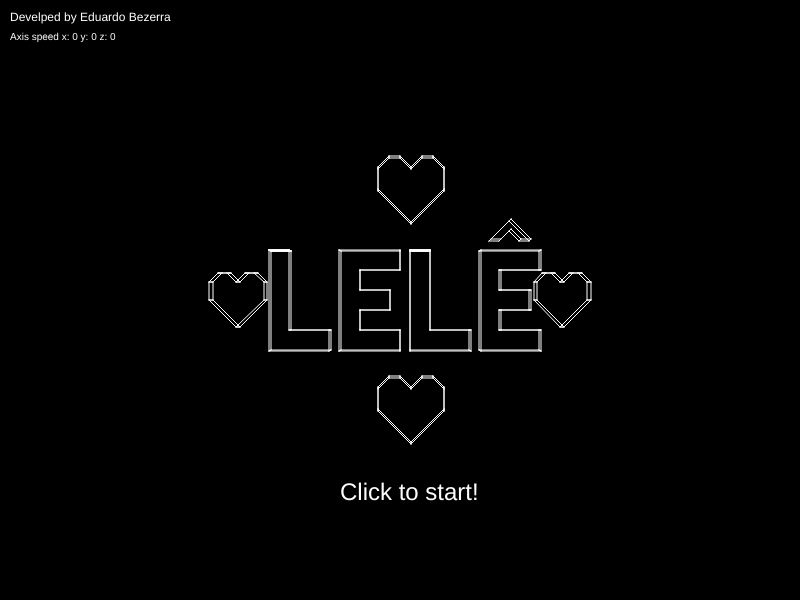
Frame 1 (no input)
Frame 60 (no input): identical to frame 1, image omitted
Frame 120 (the mouse pressed at the canvas centre since frame 60): identical to frame 1, image omitted

The p5.js sketch that drew this single still picture (run headless with seeded random() and noise() and a simulated clock; from frame 60 on, the mouse is pressed at the canvas centre):

// p5.js sketch
// ── sketch.js
/*
Developed by Eduardo Bulhões
Date: 26/10/2023
edubbulhoes@gmail.com
linkedin: www.linkedin.com/in/ebezerra-it
*/
const canvas2d = { x: 800, y: 600 };
const viewcamera = { x: 0, y: 0, z: -100 };
const explodeTimer = 15000; // 15 seconds
const maxAxisSpeed = 0.05;
const explodingSteps = 20;
const explodingRadius = 50;
const stepzoom = 5, minzoom = 5, maxzoom = 20;

var pointsFigure1 = [];
var facesFigure1 = [];

var pointsFigure2 = [];
var facesFigure2 = [];

var myPoints = [];
var myFaces = [];
var destPoints = [];
var destFaces = [];
var destStep = [];

var figure; // 1-LELÊ; 2-TE AMO!!!
var explodingStatus = 0;

var zoomcamera = 10;
var rot3d = {x: 0.0, y: 0.0, z: 0.0};
var newVel3d = {x: 0.0, y: 0.0, z: 0.0};
var vel3d = {x: 0.0, y: 0.0, z: 0.0};
var acel3d = {x: 0.0, y: 0.0, z: 0.0};
var start = false;

function setup() {
  
  var a = createA('https://www.linkedin.com/in/ebezerra-it', 'Develped by Eduardo Bezerra', '_blank');
  a.position(10, 10);
  a.style('font-size', '12px');
  a.style('font-family', 'arial');
  a.style('text-decoration', 'none');
  a.style('font-weight', 'normal');
  a.style('color', '#ffffff'); 
  
  const cnv = createCanvas(canvas2d.x, canvas2d.y);
  cnv.mouseClicked(() => {
    start = !start;
    if (start) changeRotation();
  });
  
  cnv.mouseWheel((event) => {
    if (event.deltaY < 0) {
      if (zoomcamera - stepzoom < minzoom) 
        zoomcamera = minzoom;
      else zoomcamera -= stepzoom;
    } else if (event.deltaY > 0) {
      if (zoomcamera + stepzoom > maxzoom) 
        zoomcamera = maxzoom;
      else zoomcamera += stepzoom;
    }
  }); 

  //FIGURE 1
  lPoints = [
    {x:  0, y:   0, z:  1}, //0
    {x:  0, y:   0, z: -1}, //6
    {x:  0, y: -10, z: -1}, //7
    {x:  0, y: -10, z:  1}, //1
    
    {x:  0, y: -10, z:  1}, //1
    {x:  0, y: -10, z: -1}, //7
    {x:  6, y: -10, z: -1}, //8
    {x:  6, y: -10, z:  1}, //2
    
    {x:  6, y: -10, z:  1}, //2
    {x:  6, y: -10, z: -1}, //8
    {x:  6, y:  -8, z: -1}, //9
    {x:  6, y:  -8, z:  1}, //3
    
    {x:  6, y:  -8, z:  1}, //3
    {x:  6, y:  -8, z: -1}, //9
    {x:  2, y:  -8, z: -1}, //10
    {x:  2, y:  -8, z:  1}, //4
    
    {x:  2, y:  -8, z:  1}, //4
    {x:  2, y:  -8, z: -1}, //10
    {x:  2, y:   0, z: -1}, //11
    {x:  2, y:   0, z:  1}, //5
    
    {x:  2, y:   0, z:  1}, //5
    {x:  2, y:   0, z: -1}, //11
    {x:  0, y:   0, z: -1}, //6
    {x:  0, y:   0, z:  1}, //0
    
    {x:  2, y:   0, z:  1}, //5
    {x:  2, y:   0, z: -1}, //11
    {x:  0, y:   0, z: -1}, //6
    {x:  0, y:   0, z:  1}, //0
    
    {x:  2, y:   0, z:  1}, //5
    {x:  2, y:   0, z: -1}, //11
    {x:  0, y:   0, z: -1}, //6
    {x:  0, y:   0, z:  1}, //0
    
    {x:  2, y:   0, z:  1}, //5
    {x:  2, y:   0, z: -1}, //11
    {x:  0, y:   0, z: -1}, //6
    {x:  0, y:   0, z:  1}, //0
    
    {x:  2, y:   0, z:  1}, //5
    {x:  2, y:   0, z: -1}, //11
    {x:  0, y:   0, z: -1}, //6
    {x:  0, y:   0, z:  1}, //0
  ];
  
  ePoints = [
    {x:  0, y:   0, z:  1}, //0
    {x:  0, y:   0, z: -1}, //12
    {x:  0, y: -10, z: -1}, //13
    {x:  0, y: -10, z:  1}, //1
    
    {x:  0, y: -10, z:  1}, //1
    {x:  0, y: -10, z: -1}, //13
    {x:  6, y: -10, z: -1}, //14
    {x:  6, y: -10, z:  1}, //2
    
    {x:  6, y: -10, z:  1}, //2
    {x:  6, y: -10, z: -1}, //14
    {x:  6, y:  -8, z: -1}, //15
    {x:  6, y:  -8, z:  1}, //3
    
    {x:  6, y:  -8, z:  1}, //3
    {x:  6, y:  -8, z: -1}, //15
    {x:  2, y:  -8, z: -1}, //16
    {x:  2, y:  -8, z:  1}, //4
    
    {x:  2, y:  -8, z:  1}, //4
    {x:  2, y:  -8, z: -1}, //16
    {x:  2, y:  -6, z: -1}, //17
    {x:  2, y:  -6, z:  1}, //5
    
    {x:  2, y:  -6, z:  1}, //5
    {x:  2, y:  -6, z: -1}, //17
    {x:  5, y:  -6, z: -1}, //18
    {x:  5, y:  -6, z:  1}, //6
    
    {x:  5, y:  -6, z:  1}, //6
    {x:  5, y:  -6, z: -1}, //18
    {x:  5, y:  -4, z: -1}, //19
    {x:  5, y:  -4, z:  1}, //7
    
    {x:  5, y:  -4, z:  1}, //7
    {x:  5, y:  -4, z: -1}, //19
    {x:  2, y:  -4, z: -1}, //20
    {x:  2, y:  -4, z:  1}, //8
    
    {x:  2, y:  -4, z:  1}, //8
    {x:  2, y:  -4, z: -1}, //20
    {x:  2, y:  -2, z: -1}, //21
    {x:  2, y:  -2, z:  1}, //9
    
    {x:  2, y:  -2, z:  1}, //9
    {x:  2, y:  -2, z: -1}, //21
    {x:  6, y:  -2, z: -1}, //22
    {x:  6, y:  -2, z:  1}, //10
    
    {x:  6, y:  -2, z:  1}, //10
    {x:  6, y:  -2, z: -1}, //22
    {x:  6, y:   0, z: -1}, //23
    {x:  6, y:   0, z:  1}, //11
    
    {x:  6, y:   0, z:  1}, //11
    {x:  6, y:   0, z: -1}, //23
    {x:  0, y:   0, z: -1}, //12
    {x:  0, y:   0, z:  1}, //0
  ] 
  
  accentPoints = [
    {x:  0, y:   0, z:  1}, //0
    {x:  0, y:   0, z: -1}, //6
    {x:  1, y:   0, z: -1}, //7
    {x:  1, y:   0, z:  1}, //1
    
    {x:  1, y:   0, z:  1}, //1
    {x:  1, y:   0, z: -1}, //7
    {x:  2, y:   1, z: -1}, //8
    {x:  2, y:   1, z:  1}, //2
    
    {x:  2, y:   1, z:  1}, //2
    {x:  2, y:   1, z: -1}, //8
    {x:  3, y:   0, z: -1}, //9
    {x:  3, y:   0, z:  1}, //3
    
    {x:  3, y:   0, z:  1}, //3
    {x:  3, y:   0, z: -1}, //9
    {x:  4, y:   0, z: -1}, //10
    {x:  4, y:   0, z:  1}, //4
    
    {x:  4, y:   0, z:  1}, //4
    {x:  4, y:   0, z: -1}, //10
    {x:  2, y:   2, z: -1}, //11
    {x:  2, y:   2, z:  1}, //5
    
    {x:  2, y:   2, z:  1}, //5
    {x:  2, y:   2, z: -1}, //11
    {x:  0, y:   0, z: -1}, //6
    {x:  0, y:   0, z:  1}, //0
  ];
  
  heartPoints = [
    {x:  2, y:   0, z:  1}, //0
    {x:  2, y:   0, z: -1}, //10
    {x:  2, y:  -2, z: -1}, //11
    {x:  2, y:  -2, z:  1}, //1
    
    {x:  2, y:  -2, z:  1}, //1
    {x:  2, y:  -2, z: -1}, //11
    {x:  5, y:  -5, z: -1}, //12
    {x:  5, y:  -5, z:  1}, //2
    
    {x:  5, y:  -5, z:  1}, //2
    {x:  5, y:  -5, z: -1}, //12
    {x:  8, y:  -2, z: -1}, //13
    {x:  8, y:  -2, z:  1}, //3
    
    {x:  8, y:  -2, z:  1}, //3
    {x:  8, y:  -2, z: -1}, //13
    {x:  8, y:   0, z: -1}, //14
    {x:  8, y:   0, z:  1}, //4
    
    {x:  8, y:   0, z:  1}, //4
    {x:  8, y:   0, z: -1}, //14
    {x:  7, y:   1, z: -1}, //15
    {x:  7, y:   1, z:  1}, //5
    
    {x:  7, y:   1, z:  1}, //5
    {x:  7, y:   1, z: -1}, //15
    {x:  6, y:   1, z: -1}, //16
    {x:  6, y:   1, z:  1}, //6
    
    {x:  6, y:   1, z:  1}, //6
    {x:  6, y:   1, z: -1}, //16
    {x:  5, y:   0, z: -1}, //17
    {x:  5, y:   0, z:  1}, //7
    
    {x:  5, y:   0, z:  1}, //7
    {x:  5, y:   0, z: -1}, //17
    {x:  4, y:   1, z: -1}, //18
    {x:  4, y:   1, z:  1}, //8
    
    {x:  4, y:   1, z:  1}, //8
    {x:  4, y:   1, z: -1}, //18
    {x:  3, y:   1, z: -1}, //19
    {x:  3, y:   1, z:  1}, //9
    
    {x:  3, y:   1, z:  1}, //9
    {x:  3, y:   1, z: -1}, //19
    {x:  2, y:   0, z: -1}, //10
    {x:  2, y:   0, z:  1}, //0
  ];
  
  //FIGURE 2
  tPoints = [
    {x:  0, y:   0, z:  1}, //0
    {x:  0, y:   0, z: -1}, //8
    {x:  0, y:  -2, z: -1}, //9
    {x:  0, y:  -2, z:  1}, //1
    
    {x:  0, y:  -2, z:  1}, //1
    {x:  0, y:  -2, z: -1}, //9
    {x:  3, y:  -2, z: -1}, //10
    {x:  3, y:  -2, z:  1}, //2
    
    {x:  3, y:  -2, z:  1}, //2
    {x:  3, y:  -2, z: -1}, //10
    {x:  3, y: -10, z: -1}, //11
    {x:  3, y: -10, z:  1}, //3
    
    {x:  3, y: -10, z:  1}, //3
    {x:  3, y: -10, z: -1}, //11
    {x:  5, y: -10, z: -1}, //12
    {x:  5, y: -10, z:  1}, //4
    
    {x:  5, y: -10, z:  1}, //4
    {x:  5, y: -10, z: -1}, //12
    {x:  5, y:  -2, z: -1}, //13
    {x:  5, y:  -2, z:  1}, //5
    
    {x:  5, y:  -2, z:  1}, //5
    {x:  5, y:  -2, z: -1}, //13
    {x:  8, y:  -2, z: -1}, //14
    {x:  8, y:  -2, z:  1}, //6
    
    {x:  8, y:  -2, z:  1}, //6
    {x:  8, y:  -2, z: -1}, //14
    {x:  8, y:   0, z: -1}, //15
    {x:  8, y:   0, z:  1}, //7
    
    {x:  8, y:   0, z:  1}, //7
    {x:  8, y:   0, z: -1}, //15
    {x:  0, y:   0, z: -1}, //8
    {x:  0, y:   0, z:  1}, //0
  ];
  
  aPoints = [
    {x:  0, y:   0, z:  1}, //0
    {x:  0, y:   0, z: -1}, //8
    {x:  0, y: -10, z: -1}, //9
    {x:  0, y: -10, z:  1}, //1
    
    {x:  0, y: -10, z:  1}, //1
    {x:  0, y: -10, z: -1}, //9
    {x:  2, y: -10, z: -1}, //10
    {x:  2, y: -10, z:  1}, //2
    
    {x:  2, y: -10, z:  1}, //2
    {x:  2, y: -10, z: -1}, //10
    {x:  2, y:  -7, z: -1}, //11
    {x:  2, y:  -7, z:  1}, //3
    
    {x:  2, y:  -7, z:  1}, //3
    {x:  2, y:  -7, z: -1}, //11
    {x:  4, y:  -7, z: -1}, //12
    {x:  4, y:  -7, z:  1}, //4
    
    {x:  4, y:  -7, z:  1}, //4
    {x:  4, y:  -7, z: -1}, //12
    {x:  4, y: -10, z: -1}, //13
    {x:  4, y: -10, z:  1}, //5
    
    {x:  4, y: -10, z:  1}, //5
    {x:  4, y: -10, z: -1}, //13
    {x:  6, y: -10, z: -1}, //14
    {x:  6, y: -10, z:  1}, //6
    
    {x:  6, y: -10, z:  1}, //6
    {x:  6, y: -10, z: -1}, //14
    {x:  6, y:   0, z: -1}, //15
    {x:  6, y:   0, z:  1}, //7
    
    {x:  6, y:   0, z:  1}, //7
    {x:  6, y:   0, z: -1}, //15
    {x:  0, y:   0, z: -1}, //8
    {x:  0, y:   0, z:  1}, //0
    
    {x:  2, y:  -2, z:  1}, //16
    {x:  2, y:  -2, z:  -1}, //20
    {x:  2, y:  -5, z:  -1}, //21
    {x:  2, y:  -5, z:  1}, //17
    
    {x:  2, y:  -5, z:  1}, //17
    {x:  2, y:  -5, z:  -1}, //21
    {x:  4, y:  -5, z:  -1}, //22
    {x:  4, y:  -5, z:  1}, //18
    
    {x:  4, y:  -5, z:  1}, //18
    {x:  4, y:  -5, z:  -1}, //22
    {x:  4, y:  -2, z:  -1}, //23
    {x:  4, y:  -2, z:  1}, //19
    
    {x:  4, y:  -2, z:  1}, //19
    {x:  4, y:  -2, z:  -1}, //23
    {x:  2, y:  -2, z:  -1}, //20
    {x:  2, y:  -2, z:  1}, //16
  ];
  
  mPoints = [
    {x:  0, y:   0, z:  1}, //0
    {x:  0, y:   0, z: -1}, //10
    {x:  0, y: -10, z: -1}, //11
    {x:  0, y: -10, z:  1}, //1
    
    {x:  0, y: -10, z:  1}, //1
    {x:  0, y: -10, z: -1}, //11
    {x:  5, y:  -7, z: -1}, //12
    {x:  5, y:  -7, z:  1}, //2
    
    {x:  5, y:  -7, z:  1}, //2
    {x:  5, y:  -7, z: -1}, //12
    {x: 10, y: -10, z: -1}, //13
    {x: 10, y: -10, z:  1}, //3
    
    {x: 10, y: -10, z:  1}, //3
    {x: 10, y: -10, z: -1}, //13
    {x: 10, y:   0, z: -1}, //14
    {x: 10, y:   0, z:  1}, //4
    
    {x: 10, y:   0, z:  1}, //4
    {x: 10, y:   0, z: -1}, //14
    {x:  7, y:   0, z: -1}, //15
    {x:  7, y:   0, z:  1}, //5
    
    {x:  7, y:   0, z:  1}, //5
    {x:  7, y:   0, z: -1}, //15
    {x:  7, y:  -5, z: -1}, //16
    {x:  7, y:  -5, z:  1}, //6
    
    {x:  7, y:  -5, z:  1}, //6
    {x:  7, y:  -5, z: -1}, //16
    {x:  5, y:  -4, z: -1}, //17
    {x:  5, y:  -4, z:  1}, //7
    
    {x:  5, y:  -4, z:  1}, //7
    {x:  5, y:  -4, z: -1}, //17
    {x:  3, y:  -5, z: -1}, //18
    {x:  3, y:  -5, z:  1}, //8
    
    {x:  3, y:  -5, z:  1}, //8
    {x:  3, y:  -5, z: -1}, //18
    {x:  3, y:   0, z: -1}, //19
    {x:  3, y:   0, z:  1}, //9
    
    {x:  3, y:   0, z:  1}, //9
    {x:  3, y:   0, z: -1}, //19
    {x:  0, y:   0, z: -1}, //10
    {x:  0, y:   0, z:  1}, //0
  ];
  
  oPoints = [
    {x:  0, y:   0, z:  1}, //0
    {x:  0, y:   0, z: -1}, //4
    {x:  0, y: -10, z: -1}, //5
    {x:  0, y: -10, z:  1}, //1
      
    {x:  0, y: -10, z:  1}, //1
    {x:  0, y: -10, z: -1}, //5
    {x:  8, y: -10, z: -1}, //6
    {x:  8, y: -10, z:  1}, //2
    
    {x:  8, y: -10, z:  1}, //2
    {x:  8, y: -10, z: -1}, //6
    {x:  8, y:   0, z: -1}, //7
    {x:  8, y:   0, z:  1}, //3
    
    {x:  8, y:   0, z:  1}, //3
    {x:  8, y:   0, z: -1}, //7
    {x:  0, y:   0, z: -1}, //4
    {x:  0, y:   0, z:  1}, //0
    
    
    {x:  2, y:  -2, z:  1}, //8
    {x:  2, y:  -2, z: -1}, //12
    {x:  2, y:  -8, z: -1}, //13
    {x:  2, y:  -8, z:  1}, //9
    
    {x:  2, y:  -8, z:  1}, //9
    {x:  2, y:  -8, z: -1}, //13
    {x:  6, y:  -8, z: -1}, //14
    {x:  6, y:  -8, z:  1}, //10
    
    {x:  6, y:  -8, z:  1}, //10
    {x:  6, y:  -8, z: -1}, //14
    {x:  6, y:  -2, z: -1}, //15
    {x:  6, y:  -2, z:  1}, //11
    
    {x:  6, y:  -2, z:  1}, //11
    {x:  6, y:  -2, z: -1}, //15
    {x:  2, y:  -2, z: -1}, //12
    {x:  2, y:  -2, z:  1}, //8
  ];
  
  exclamationPoints = [
    {x:  0, y:   0, z:  1}, //0
    {x:  0, y:   0, z: -1}, //4
    {x:  0, y:  -7, z: -1}, //5
    {x:  0, y:  -7, z:  1}, //1
    
    {x:  0, y:  -7, z:  1}, //1
    {x:  0, y:  -7, z: -1}, //5
    {x:  2, y:  -7, z: -1}, //6
    {x:  2, y:  -7, z:  1}, //2
    
    {x:  2, y:  -7, z:  1}, //2
    {x:  2, y:  -7, z: -1}, //6
    {x:  2, y:   0, z: -1}, //7
    {x:  2, y:   0, z:  1}, //3
    
    {x:  2, y:   0, z:  1}, //3
    {x:  2, y:   0, z: -1}, //7
    {x:  0, y:   0, z: -1}, //4
    {x:  0, y:   0, z:  1}, //0
    
    {x:  0, y:  -8, z:  1}, //8
    {x:  0, y:  -8, z: -1}, //12
    {x:  0, y: -10, z: -1}, //13
    {x:  0, y: -10, z:  1}, //9
    
    {x:  0, y: -10, z:  1}, //9
    {x:  0, y: -10, z: -1}, //13
    {x:  2, y: -10, z: -1}, //14
    {x:  2, y: -10, z:  1}, //10
    
    {x:  2, y: -10, z:  1}, //10
    {x:  2, y: -10, z: -1}, //14
    {x:  2, y:  -8, z: -1}, //15
    {x:  2, y:  -8, z:  1}, //11
    
    {x:  2, y:  -8, z:  1}, //11
    {x:  2, y:  -8, z: -1}, //15
    {x:  0, y:  -8, z: -1}, //12
    {x:  0, y:  -8, z:  1}, //8
  ];
  
  // center itens
  invertFigureY(mPoints);
  lPoints = centerFigure(lPoints);
  ePoints = centerFigure(ePoints);
  accentPoints = centerFigure(accentPoints);
  heartPoints = centerFigure(heartPoints);
  tPoints = centerFigure(tPoints);
  aPoints = centerFigure(aPoints);
  mPoints = centerFigure(mPoints);
  oPoints = centerFigure(oPoints);
  exclamationPoints = centerFigure(exclamationPoints);

  pointsFigure1 = [
    ...translateFigure(heartPoints, {x: -9, y: 0, z: 10}),
    ...lPoints, 
    ...translateFigure(ePoints, {x: 7, y: 0, z: 0}), 
    ...translateFigure(lPoints, {x: 14, y: 0, z: 0}), 
    ...translateFigure(ePoints, {x: 21, y: 0, z: 0}), 
    ...translateFigure(accentPoints, {x: 21, y: -7, z: 0}),
    ...translateFigure(heartPoints, {x: 27, y: 0, z: 10}),
    ...translateFigure(heartPoints, {x: 10, y: 10, z: -10}),
    ...translateFigure(heartPoints, {x: 10, y: -10, z: -10}),
  ];
  pointsFigure1 = centerFigure(pointsFigure1);
  invertFigureY(pointsFigure1);
  for (i = 0; i<pointsFigure1.length; i+=4) {
    facesFigure1.push([i, i+1, i+2, i+3]);
  }
  
  pointsFigure2 = [
    ...translateFigure(tPoints, {x: 0, y: 0, z: 0}), 
    ...translateFigure(ePoints, {x: 8, y: 0, z: 0}),
    ...translateFigure(aPoints, {x: 21, y: 0, z: 0}),
    ...translateFigure(mPoints, {x: 30, y: 0, z: 0}),
    ...translateFigure(oPoints, {x: 40, y: 0, z: 0}),
    ...translateFigure(exclamationPoints, {x: 48, y: 0, z: 0}),
    ...translateFigure(exclamationPoints, {x: 52, y: 0, z: 0}),
    ...translateFigure(exclamationPoints, {x: 56, y: 0, z: 0}),
  ]
  
  pointsFigure2 = centerFigure(pointsFigure2);
  invertFigureY(pointsFigure2);
  for (i = 0; i<pointsFigure2.length; i+=4) {
    facesFigure2.push([i, i+1, i+2, i+3]);
  }

  // Equalize figures faces
  if (facesFigure1.length > facesFigure2.length) {
    const diffSize = facesFigure1.length - facesFigure2.length;
    const lenFigure = pointsFigure2.length;
    for (i = 0; i< diffSize; i++) {
      pointsFigure2.push(cloneObject(pointsFigure2[lenFigure - 4]));
      pointsFigure2.push(cloneObject(pointsFigure2[lenFigure - 3]));
      pointsFigure2.push(cloneObject(pointsFigure2[lenFigure - 2]));
      pointsFigure2.push(cloneObject(pointsFigure2[lenFigure - 1]));
      facesFigure2.push([lenFigure + (i*4+3), lenFigure + (i*4+2), lenFigure + (i*4+1), lenFigure + (i*4+0)]);
    }
  } else if (facesFigure1.length < facesFigure2.length) {
    const diffSize = facesFigure2.length - facesFigure1.length;
    const lenFigure = pointsFigure1.length;
    for (i = 0; i< diffSize; i++) {
      pointsFigure1.push(cloneObject(pointsFigure1[lenFigure - 4]));
      pointsFigure1.push(cloneObject(pointsFigure1[lenFigure - 3]));
      pointsFigure1.push(cloneObject(pointsFigure1[lenFigure - 2]));
      pointsFigure1.push(cloneObject(pointsFigure1[lenFigure - 1]));
      facesFigure1.push([lenFigure + (i*4+3), lenFigure + (i*4+2), lenFigure + (i*4+1), lenFigure + (i*4+0)]);
    }
  } 
  
  figure   = 1;
  myPoints = [...pointsFigure1];
  myFaces  = [...facesFigure1];

  for (i = 0; i< myPoints.length; i++) destStep.push({ x: 0, y: 0, z: 0});
  
  setInterval(() => {
    if (start && explodingStatus === 0) {
      explode()
    }
  }, explodeTimer);
 }

function centerFigure(points) {
  var maxx=0, maxy=0, maxz=0;
  var minx=0, miny=0, minz=0;
  
  for (var i = 0; i<points.length; i++) {
    points[i] = inverty(points[i]);
    maxx = maxx > points[i].x ? maxx : points[i].x;
    minx = minx < points[i].x ? minx : points[i].x;
    
    maxy = maxy > points[i].y ? maxy : points[i].y;
    miny = miny < points[i].y ? miny : points[i].y;
    
    maxz = maxz > points[i].z ? maxz : points[i].z;
    minz = minz < points[i].z ? minz : points[i].z;
  }
  
  const veccenter = { 
    x: (maxx + minx) / 2,
    y: (maxy + miny) / 2,
    z: (maxz + minz) / 2,
  }

  for (i = 0; i<points.length; i++) {
    points[i] = vectorDiff(points[i], veccenter);
  }
  
  return points;
}


function draw() {
  background(0);
  drawElements();
  credits();
  
  if (start) { 
    rotateAll();
  } else {
      textSize(24);
      fill("white");
      text('Click to start!', canvas.width/2 - 60, canvas.height/2 + 200);
  }
}

function credits() {
  // Show axis speed
  textSize(10);
  strokeWeight(0);
  stroke("white");
  fill("white");
  textStyle(NORMAL);
  text('Axis speed x: ' + Math.round(vel3d.x*1000)/1000 + ' y: ' + Math.round(vel3d.y*1000)/1000 + ' z: ' + Math.round(vel3d.z*1000)/1000, 10, 40);
}

function keyPressed() {
  switch(keyCode) {
    case 32:
      start = !start;
      if (start) changeRotation();
      break;
    case 107: //KEYPAD "+"
      zoomcamera = zoomcamera >= maxzoom ? maxzoom : zoomcamera + stepzoom;
      break;
    case 109: //KEYPAD "-"
      zoomcamera = zoomcamera <= minzoom ? minzoom : zoomcamera - stepzoom;
      break;
    case 13: //ENTER
      if (start && explodingStatus === 0) explode();
      break;
  }
}

function explode() {

  if (explodingStatus !== 0) return;
  var randomBetween = (min, max) => Math.round(Math.random() * (max - min)*100)/100 + min;

  // const explodingRadius = 20;
  for (var i=0; i<myFaces.length;i++) {
    const dest = {
      x: randomBetween(-explodingRadius, explodingRadius),
      y: randomBetween(-explodingRadius, explodingRadius),
      z: randomBetween(-explodingRadius, explodingRadius),
    }
    
    for (var j=0; j< myFaces[i].length; j++) {
      destPoints[myFaces[i][j]] = vectorAdd(myPoints[myFaces[i][j]], dest);
    }
  }
  explodingStatus = 1;
}

function rebuildFigure() {
  figure = figure === 1 ? 2 : 1;
  
  if (figure === 1) {
    destPoints = [...pointsFigure1];
  } else {
    destPoints = [...pointsFigure2];
  }
  
  for (var j=0;j<myPoints.length;j++) {
    destStep[j] = {
      x: (destPoints[j].x - myPoints[j].x) / explodingSteps,
      y: (destPoints[j].y - myPoints[j].y) / explodingSteps,
      z: (destPoints[j].z - myPoints[j].z) / explodingSteps,
    }
  }
  
  explodingStatus = -1;
}

function rotateAll() {
  rot3d.x += vel3d.x;
  rot3d.y += vel3d.y;
  rot3d.z += vel3d.z;

  for (i = 0; i<myPoints.length; i++) {
    myPoints[i]   = rotate3d(myPoints[i],  vel3d);
    if (explodingStatus != 0) destPoints[i] = rotate3d(destPoints[i],  vel3d);
  }
  
  vel3d.x += acel3d.x;
  vel3d.y += acel3d.y;
  vel3d.z += acel3d.z;
  
  if (Math.abs(vel3d.x) > maxAxisSpeed || Math.abs(vel3d.y) > maxAxisSpeed || Math.abs(vel3d.z) > maxAxisSpeed)
    changeRotation();
  
  if (explodingStatus !== 0) {
    for (i=0; i<myPoints.length; i++) {
      destStep[i] = {
        x: (destPoints[i].x - myPoints[i].x) / explodingSteps,
        y: (destPoints[i].y - myPoints[i].y) / explodingSteps,
        z: (destPoints[i].z - myPoints[i].z) / explodingSteps,
      }
      myPoints[i] = vectorAdd(myPoints[i], destStep[i]);

      if (checkVectorEndTransition(i, myPoints[i], destPoints[i], destStep[i])) {
          if (explodingStatus === 1) rebuildFigure(); 
          else {
            explodingStatus = 0;
            for(j=0; j<destStep.length; j++) {
              destStep[j] = { x: 0, y: 0, z: 0 };
            }
          }
          break;
      }
    }
  }
}

function checkVectorEndTransition(idx, vec1, vec2, step) {
  const d = Math.sqrt(Math.pow(vec1.x - vec2.x, 2) + Math.pow(vec1.y - vec2.y, 2) + Math.pow(vec1.z - vec2.z, 2));
  return (Math.round(d*100)/100 == 0);
}

function point3dTo2d(p3d) {
  return { 
    x: Math.round(p3d.x*(viewcamera.z + p3d.z) / viewcamera.z * zoomcamera + canvas2d.x/2),
    y: Math.round(p3d.y*(viewcamera.z + p3d.z) / viewcamera.z * zoomcamera + canvas2d.y/2),
  }
}

function drawElements() {
  for(var i = 0;i<myFaces.length;i++) {
    drawFace(myPoints, myFaces[i]);
  }
}


function drawFace(points, face) {
    var p2d1 = point3dTo2d(points[face[0]]);
    var p2d2 = point3dTo2d(points[face[1]]);
    var p2d3 = point3dTo2d(points[face[2]]);
    var p2d4 = point3dTo2d(points[face[3]]);

    stroke("white");
    strokeWeight(1);
    line(p2d1.x, p2d1.y, p2d2.x, p2d2.y);
    line(p2d2.x, p2d2.y, p2d3.x, p2d3.y);
    line(p2d3.x, p2d3.y, p2d4.x, p2d4.y);
    line(p2d4.x, p2d4.y, p2d1.x, p2d1.y);
}

function rotate3d(p3d, vel3d) {
  var rotp3d = p3d;
  rotp3d = rotate3dx(rotp3d, vel3d.x);
  rotp3d = rotate3dy(rotp3d, vel3d.y);
  rotp3d = rotate3dz(rotp3d, vel3d.z);
  
  return rotp3d;
}

function rotate3dz(p3d, angle) {
  if (angle == 0) return p3d;
  
  var x2 = p3d.x*Math.cos(angle) - p3d.y*Math.sin(angle);
  var y2 = p3d.y*Math.cos(angle) + p3d.x*Math.sin(angle);
  
  return {x: x2, y: y2, z: p3d.z};
}

function rotate3dx(p3d, angle) {
  if (angle == 0) return p3d;
  
  var z2 = p3d.z*Math.cos(angle) - p3d.y*Math.sin(angle);
  var y2 = p3d.y*Math.cos(angle) + p3d.z*Math.sin(angle);
  
  return {x: p3d.x, y: y2, z: z2};
}

function rotate3dy(p3d, angle) {
  if (angle == 0) return p3d;
  
  var x2 = p3d.x*Math.cos(angle) - p3d.z*Math.sin(angle);
  var z2 = p3d.z*Math.cos(angle) + p3d.x*Math.sin(angle);
  
  return {x: x2, y: p3d.y, z: z2};
}

function faceVecNormal(face) {
  var p3d1 = vectorDiff(points[face[3]], points[face[0]]);
  var p3d2 = vectorDiff(points[face[1]], points[face[0]]);
  
  return vectorProduct(p3d1, p3d2);
}

function invertFigureY(points) {
  for (let i=0;i<points.length;i++)
    points[i] = inverty(points[i]);
}

function translateFigure(points, vector) {
  const newPoints = [];
  for(var i = 0; i<points.length; i++)
    newPoints.push(vectorAdd(points[i], vector));
  
  return newPoints;
}

function invertx (vector) {
    return { 
    x: -vector.x,
    y: vector.y,
    z: vector.z,
  }
}
function inverty (vector) {
    return { 
    x: vector.x,
    y: -vector.y,
    z: vector.z,
  }
}
function invertz (vector) {
    return { 
    x: vector.x,
    y: vector.y,
    z: -vector.z,
  }
}

function scalarVector(vector, scalar) {
  return { 
    x: vector.x * scalar,
    y: vector.y * scalar,
    z: vector.z * scalar,
  }
}
  
function vectorDiff(vec1, vec2) {
  return {
    x: vec1.x - vec2.x,
    y: vec1.y - vec2.y,
    z: vec1.z - vec2.z,
  }
}

function vectorAdd(vec1, vec2) {
  return {
    x: vec1.x + vec2.x,
    y: vec1.y + vec2.y,
    z: vec1.z + vec2.z,
  }
}

function vectorScalar(vec1, vec2) {
  return vec1.x*vec2.x + vec1.y*vec2.y + vec1.z*vec2.z;
}
  
function vectorModule(vector) {
  return Math.sqrt(vector.x*vector.x + vector.y*vector.y + vector.z*vector.z);
}

function cosVec1Vec2(vec1, vec2) {
  var modVec1 = vectorModule(vec1);
  var modVec2 = vectorModule(vec2);

  if (modVec1 == 0 || modVec1 == 0) return 0;
  return vectorScalar(vec1, vec2) / (modVec1 * modVec2);
}

function vectorProduct(vec1, vec2) {
  var xn = vec1.y * vec2.z - vec1.z*vec2.y;
  var yn = vec1.z * vec2.x - vec1.x*vec2.z;
  var zn = vec1.x * vec2.y - vec1.y*vec2.x;
  
  return {x: xn, y: yn, z: zn};
}

function changeRotation() {
  const axisSpeed = {
    min: -maxAxisSpeed,
    max: maxAxisSpeed,
  };
  const steps = 250; // interpolation steps
  
  var randomBetween = (min, max) => Math.round(Math.random() * (max - min)*100)/100 + min;
  newVel3d = {
    x: randomBetween(axisSpeed.min, axisSpeed.max),
    y: randomBetween(axisSpeed.min, axisSpeed.max),
    z: randomBetween(axisSpeed.min, axisSpeed.max),
  };
  acel3d = { 
    x: (newVel3d.x - vel3d.x)/steps,
    y: (newVel3d.y - vel3d.y)/steps,
    z: (newVel3d.z - vel3d.z)/steps,
  }
}

function cloneObject(obj) {
  return JSON.parse(JSON.stringify(obj));
}

// ── style.css
html, body {
  margin: 0;
  padding: 0;
  background-color: black;
}
canvas {
  display: block;
}

.content {
  position: absolute;
  left: 50%;
  top: 50%;
  -webkit-transform: translate(-50%, -50%);
  transform: translate(-50%, -50%);
}

.button {
  position:absolute;
  left: 1%;
  top: 50PX;
  appearance: none;
  backface-visibility: hidden;
  background-color: #27ae60;
  border-radius: 8px;
  border-style: none;
  box-shadow: rgba(39, 174, 96, .15) 0 4px 9px;
  box-sizing: border-box;
  color: #fff;
  cursor: pointer;
  display: inline-block;
  font-family: Inter,-apple-system,system-ui,"Segoe UI",Helvetica,Arial,sans-serif;
  font-size: 16px;
  font-weight: 600;
  letter-spacing: normal;
  line-height: 1.5;
  outline: none;
  overflow: hidden;
  padding: 13px 20px;
  position: relative;
  text-align: center;
  text-decoration: none;
  transform: translate3d(0, 0, 0);
  transition: all .3s;
  user-select: none;
  -webkit-user-select: none;
  touch-action: manipulation;
  vertical-align: top;
  white-space: nowrap;
}

.button:hover {
  background-color: #1e8449;
  opacity: 1;
  transform: translateY(0);
  transition-duration: .35s;
}

.button:active {
  transform: translateY(2px);
  transition-duration: .35s;
}

.button:hover {
  box-shadow: rgba(39, 174, 96, .2) 0 6px 12px;
}
